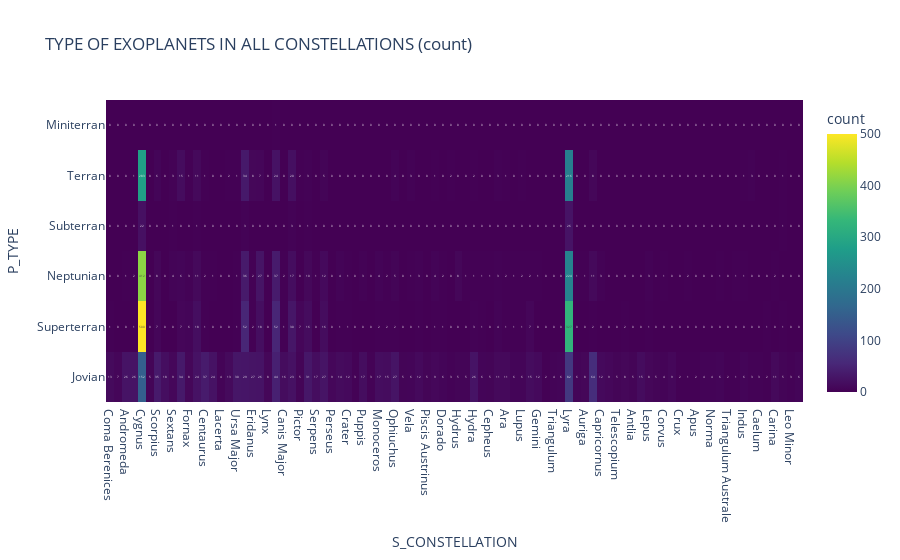

Notebook code for this chart:
### Code cell
# Visualizing the count of Jovian, Superterran, Neptunian, Subterran, Terran and Miniterran planets located in all constellations using heat map.
fig = px.density_heatmap(df, x = "S_CONSTELLATION", y = "P_TYPE", title = 'TYPE OF EXOPLANETS IN ALL CONSTELLATIONS (count)', color_continuous_scale="Viridis", text_auto=True)
fig.show()

### Figure 1 — Plotly figure (JSON) as saved in the notebook; plotly's stock layout.template omitted (floating-point values rounded to 4 significant figures; data arrays with more than 128 entries replaced by an {"elided": "..."} marker saying what was removed)
{"data": [{"coloraxis": "coloraxis", "hovertemplate": "S_CONSTELLATION=%{x}<br>P_TYPE=%{y}<br>count=%{z}<extra></extra>", "name": "", "texttemplate": "%{z}", "type": "histogram2d", "x": {"elided": "4048 str values"}, "xaxis": "x", "xbingroup": "x", "y": {"elided": "4048 str values"}, "yaxis": "y", "ybingroup": "y"}], "layout": {"coloraxis": {"colorbar": {"title": {"text": "count"}}, "colorscale": [[0, "#440154"], [0.1111, "#482878"], [0.2222, "#3e4989"], [0.3333, "#31688e"], [0.4444, "#26828e"], [0.5556, "#1f9e89"], [0.6667, "#35b779"], [0.7778, "#6ece58"], [0.8889, "#b5de2b"], [1, "#fde725"]]}, "legend": {"tracegroupgap": 0}, "title": {"text": "TYPE OF EXOPLANETS IN ALL CONSTELLATIONS (count)"}, "xaxis": {"anchor": "y", "domain": [0, 1], "title": {"text": "S_CONSTELLATION"}}, "yaxis": {"anchor": "x", "domain": [0, 1], "title": {"text": "P_TYPE"}}}}
